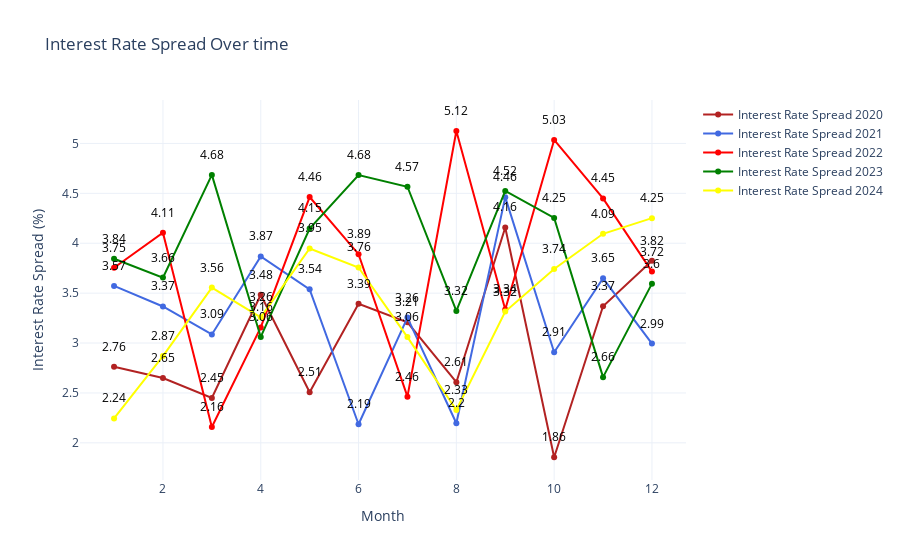

Notebook source saved alongside this figure:
### Code cell
fig = go.Figure()

# Add traces for each year with custom colors
fig.add_trace(go.Scatter(x=df['month'], y=df_2020['interest_rate_spread'], name='Interest Rate Spread 2020',mode='markers+lines',line=dict(color='firebrick',width=2)))
fig.add_trace(go.Scatter(x=df['month'], y=df_2021['interest_rate_spread'], name='Interest Rate Spread 2021',mode='markers+lines',line=dict(color='royalblue',width=2)))
fig.add_trace(go.Scatter(x=df['month'], y=df_2022['interest_rate_spread'], name='Interest Rate Spread 2022',mode='markers+lines',line=dict(color='red',width=2)))
fig.add_trace(go.Scatter(x=df['month'], y=df_2023['interest_rate_spread'], name='Interest Rate Spread 2023',mode='markers+lines',line=dict(color='green',width=2)))
fig.add_trace(go.Scatter(x=df['month'], y=df_2024['interest_rate_spread'], name='Interest Rate Spread 2024',mode='markers+lines',line=dict(color='yellow',width=2)))

# Add annotations for each point
for year, data in zip(range(2020, 2025), [df_2020, df_2021, df_2022, df_2023, df_2024]):
    for month, spread in zip(data['month'], data['interest_rate_spread']):
        fig.add_annotation(x=month, y=spread,
                           text=str(round(spread, 2)),
                           showarrow=False,
                           font=dict(color="black"),
                           xanchor='center', yanchor='bottom', yshift=10)
        
fig.update_layout(title='Interest Rate Spread Over time',
                   xaxis_title='Month',
                   yaxis_title='Interest Rate Spread (%)',template='plotly_white')

fig.show()

### Figure 1 — Plotly figure (JSON) as saved in the notebook; plotly's stock layout.template omitted (floating-point values rounded to 4 significant figures)
{"data": [{"line": {"color": "firebrick", "width": 2}, "mode": "markers+lines", "name": "Interest Rate Spread 2020", "type": "scatter", "x": [1, 2, 3, 4, 5, 6, 7, 8, 9, 10, 11, 12, 1, 2, 3, 4, 5, 6, 7, 8, 9, 10, 11, 12, 1, 2, 3, 4, 5, 6, 7, 8, 9, 10, 11, 12, 1, 2, 3, 4, 5, 6, 7, 8, 9, 10, 11, 12, 1, 2, 3, 4, 5, 6, 7, 8, 9, 10, 11, 12], "y": [2.762, 2.65, 2.45, 3.484, 2.507, 3.393, 3.207, 2.608, 4.158, 1.856, 3.369, 3.825]}, {"line": {"color": "royalblue", "width": 2}, "mode": "markers+lines", "name": "Interest Rate Spread 2021", "type": "scatter", "x": [1, 2, 3, 4, 5, 6, 7, 8, 9, 10, 11, 12, 1, 2, 3, 4, 5, 6, 7, 8, 9, 10, 11, 12, 1, 2, 3, 4, 5, 6, 7, 8, 9, 10, 11, 12, 1, 2, 3, 4, 5, 6, 7, 8, 9, 10, 11, 12, 1, 2, 3, 4, 5, 6, 7, 8, 9, 10, 11, 12], "y": [3.572, 3.366, 3.086, 3.867, 3.538, 2.186, 3.255, 2.197, 4.462, 2.908, 3.648, 2.995]}, {"line": {"color": "red", "width": 2}, "mode": "markers+lines", "name": "Interest Rate Spread 2022", "type": "scatter", "x": [1, 2, 3, 4, 5, 6, 7, 8, 9, 10, 11, 12, 1, 2, 3, 4, 5, 6, 7, 8, 9, 10, 11, 12, 1, 2, 3, 4, 5, 6, 7, 8, 9, 10, 11, 12, 1, 2, 3, 4, 5, 6, 7, 8, 9, 10, 11, 12, 1, 2, 3, 4, 5, 6, 7, 8, 9, 10, 11, 12], "y": [3.755, 4.106, 2.159, 3.157, 4.463, 3.891, 2.463, 5.124, 3.336, 5.035, 4.449, 3.716]}, {"line": {"color": "green", "width": 2}, "mode": "markers+lines", "name": "Interest Rate Spread 2023", "type": "scatter", "x": [1, 2, 3, 4, 5, 6, 7, 8, 9, 10, 11, 12, 1, 2, 3, 4, 5, 6, 7, 8, 9, 10, 11, 12, 1, 2, 3, 4, 5, 6, 7, 8, 9, 10, 11, 12, 1, 2, 3, 4, 5, 6, 7, 8, 9, 10, 11, 12, 1, 2, 3, 4, 5, 6, 7, 8, 9, 10, 11, 12], "y": [3.844, 3.655, 4.685, 3.061, 4.148, 4.684, 4.566, 3.321, 4.524, 4.253, 2.658, 3.595]}, {"line": {"color": "yellow", "width": 2}, "mode": "markers+lines", "name": "Interest Rate Spread 2024", "type": "scatter", "x": [1, 2, 3, 4, 5, 6, 7, 8, 9, 10, 11, 12, 1, 2, 3, 4, 5, 6, 7, 8, 9, 10, 11, 12, 1, 2, 3, 4, 5, 6, 7, 8, 9, 10, 11, 12, 1, 2, 3, 4, 5, 6, 7, 8, 9, 10, 11, 12, 1, 2, 3, 4, 5, 6, 7, 8, 9, 10, 11, 12], "y": [2.245, 2.869, 3.555, 3.257, 3.948, 3.757, 3.059, 2.329, 3.316, 3.741, 4.095, 4.251]}], "layout": {"annotations": [{"font": {"color": "black"}, "showarrow": false, "text": "2.76", "x": 1, "xanchor": "center", "y": 2.762, "yanchor": "bottom", "yshift": 10}, {"font": {"color": "black"}, "showarrow": false, "text": "2.65", "x": 2, "xanchor": "center", "y": 2.65, "yanchor": "bottom", "yshift": 10}, {"font": {"color": "black"}, "showarrow": false, "text": "2.45", "x": 3, "xanchor": "center", "y": 2.45, "yanchor": "bottom", "yshift": 10}, {"font": {"color": "black"}, "showarrow": false, "text": "3.48", "x": 4, "xanchor": "center", "y": 3.484, "yanchor": "bottom", "yshift": 10}, {"font": {"color": "black"}, "showarrow": false, "text": "2.51", "x": 5, "xanchor": "center", "y": 2.507, "yanchor": "bottom", "yshift": 10}, {"font": {"color": "black"}, "showarrow": false, "text": "3.39", "x": 6, "xanchor": "center", "y": 3.393, "yanchor": "bottom", "yshift": 10}, {"font": {"color": "black"}, "showarrow": false, "text": "3.21", "x": 7, "xanchor": "center", "y": 3.207, "yanchor": "bottom", "yshift": 10}, {"font": {"color": "black"}, "showarrow": false, "text": "2.61", "x": 8, "xanchor": "center", "y": 2.608, "yanchor": "bottom", "yshift": 10}, {"font": {"color": "black"}, "showarrow": false, "text": "4.16", "x": 9, "xanchor": "center", "y": 4.158, "yanchor": "bottom", "yshift": 10}, {"font": {"color": "black"}, "showarrow": false, "text": "1.86", "x": 10, "xanchor": "center", "y": 1.856, "yanchor": "bottom", "yshift": 10}, {"font": {"color": "black"}, "showarrow": false, "text": "3.37", "x": 11, "xanchor": "center", "y": 3.369, "yanchor": "bottom", "yshift": 10}, {"font": {"color": "black"}, "showarrow": false, "text": "3.82", "x": 12, "xanchor": "center", "y": 3.825, "yanchor": "bottom", "yshift": 10}, {"font": {"color": "black"}, "showarrow": false, "text": "3.57", "x": 1, "xanchor": "center", "y": 3.572, "yanchor": "bottom", "yshift": 10}, {"font": {"color": "black"}, "showarrow": false, "text": "3.37", "x": 2, "xanchor": "center", "y": 3.366, "yanchor": "bottom", "yshift": 10}, {"font": {"color": "black"}, "showarrow": false, "text": "3.09", "x": 3, "xanchor": "center", "y": 3.086, "yanchor": "bottom", "yshift": 10}, {"font": {"color": "black"}, "showarrow": false, "text": "3.87", "x": 4, "xanchor": "center", "y": 3.867, "yanchor": "bottom", "yshift": 10}, {"font": {"color": "black"}, "showarrow": false, "text": "3.54", "x": 5, "xanchor": "center", "y": 3.538, "yanchor": "bottom", "yshift": 10}, {"font": {"color": "black"}, "showarrow": false, "text": "2.19", "x": 6, "xanchor": "center", "y": 2.186, "yanchor": "bottom", "yshift": 10}, {"font": {"color": "black"}, "showarrow": false, "text": "3.26", "x": 7, "xanchor": "center", "y": 3.255, "yanchor": "bottom", "yshift": 10}, {"font": {"color": "black"}, "showarrow": false, "text": "2.2", "x": 8, "xanchor": "center", "y": 2.197, "yanchor": "bottom", "yshift": 10}, {"font": {"color": "black"}, "showarrow": false, "text": "4.46", "x": 9, "xanchor": "center", "y": 4.462, "yanchor": "bottom", "yshift": 10}, {"font": {"color": "black"}, "showarrow": false, "text": "2.91", "x": 10, "xanchor": "center", "y": 2.908, "yanchor": "bottom", "yshift": 10}, {"font": {"color": "black"}, "showarrow": false, "text": "3.65", "x": 11, "xanchor": "center", "y": 3.648, "yanchor": "bottom", "yshift": 10}, {"font": {"color": "black"}, "showarrow": false, "text": "2.99", "x": 12, "xanchor": "center", "y": 2.995, "yanchor": "bottom", "yshift": 10}, {"font": {"color": "black"}, "showarrow": false, "text": "3.75", "x": 1, "xanchor": "center", "y": 3.755, "yanchor": "bottom", "yshift": 10}, {"font": {"color": "black"}, "showarrow": false, "text": "4.11", "x": 2, "xanchor": "center", "y": 4.106, "yanchor": "bottom", "yshift": 10}, {"font": {"color": "black"}, "showarrow": false, "text": "2.16", "x": 3, "xanchor": "center", "y": 2.159, "yanchor": "bottom", "yshift": 10}, {"font": {"color": "black"}, "showarrow": false, "text": "3.16", "x": 4, "xanchor": "center", "y": 3.157, "yanchor": "bottom", "yshift": 10}, {"font": {"color": "black"}, "showarrow": false, "text": "4.46", "x": 5, "xanchor": "center", "y": 4.463, "yanchor": "bottom", "yshift": 10}, {"font": {"color": "black"}, "showarrow": false, "text": "3.89", "x": 6, "xanchor": "center", "y": 3.891, "yanchor": "bottom", "yshift": 10}, {"font": {"color": "black"}, "showarrow": false, "text": "2.46", "x": 7, "xanchor": "center", "y": 2.463, "yanchor": "bottom", "yshift": 10}, {"font": {"color": "black"}, "showarrow": false, "text": "5.12", "x": 8, "xanchor": "center", "y": 5.124, "yanchor": "bottom", "yshift": 10}, {"font": {"color": "black"}, "showarrow": false, "text": "3.34", "x": 9, "xanchor": "center", "y": 3.336, "yanchor": "bottom", "yshift": 10}, {"font": {"color": "black"}, "showarrow": false, "text": "5.03", "x": 10, "xanchor": "center", "y": 5.035, "yanchor": "bottom", "yshift": 10}, {"font": {"color": "black"}, "showarrow": false, "text": "4.45", "x": 11, "xanchor": "center", "y": 4.449, "yanchor": "bottom", "yshift": 10}, {"font": {"color": "black"}, "showarrow": false, "text": "3.72", "x": 12, "xanchor": "center", "y": 3.716, "yanchor": "bottom", "yshift": 10}, {"font": {"color": "black"}, "showarrow": false, "text": "3.84", "x": 1, "xanchor": "center", "y": 3.844, "yanchor": "bottom", "yshift": 10}, {"font": {"color": "black"}, "showarrow": false, "text": "3.66", "x": 2, "xanchor": "center", "y": 3.655, "yanchor": "bottom", "yshift": 10}, {"font": {"color": "black"}, "showarrow": false, "text": "4.68", "x": 3, "xanchor": "center", "y": 4.685, "yanchor": "bottom", "yshift": 10}, {"font": {"color": "black"}, "showarrow": false, "text": "3.06", "x": 4, "xanchor": "center", "y": 3.061, "yanchor": "bottom", "yshift": 10}, {"font": {"color": "black"}, "showarrow": false, "text": "4.15", "x": 5, "xanchor": "center", "y": 4.148, "yanchor": "bottom", "yshift": 10}, {"font": {"color": "black"}, "showarrow": false, "text": "4.68", "x": 6, "xanchor": "center", "y": 4.684, "yanchor": "bottom", "yshift": 10}, {"font": {"color": "black"}, "showarrow": false, "text": "4.57", "x": 7, "xanchor": "center", "y": 4.566, "yanchor": "bottom", "yshift": 10}, {"font": {"color": "black"}, "showarrow": false, "text": "3.32", "x": 8, "xanchor": "center", "y": 3.321, "yanchor": "bottom", "yshift": 10}, {"font": {"color": "black"}, "showarrow": false, "text": "4.52", "x": 9, "xanchor": "center", "y": 4.524, "yanchor": "bottom", "yshift": 10}, {"font": {"color": "black"}, "showarrow": false, "text": "4.25", "x": 10, "xanchor": "center", "y": 4.253, "yanchor": "bottom", "yshift": 10}, {"font": {"color": "black"}, "showarrow": false, "text": "2.66", "x": 11, "xanchor": "center", "y": 2.658, "yanchor": "bottom", "yshift": 10}, {"font": {"color": "black"}, "showarrow": false, "text": "3.6", "x": 12, "xanchor": "center", "y": 3.595, "yanchor": "bottom", "yshift": 10}, {"font": {"color": "black"}, "showarrow": false, "text": "2.24", "x": 1, "xanchor": "center", "y": 2.245, "yanchor": "bottom", "yshift": 10}, {"font": {"color": "black"}, "showarrow": false, "text": "2.87", "x": 2, "xanchor": "center", "y": 2.869, "yanchor": "bottom", "yshift": 10}, {"font": {"color": "black"}, "showarrow": false, "text": "3.56", "x": 3, "xanchor": "center", "y": 3.555, "yanchor": "bottom", "yshift": 10}, {"font": {"color": "black"}, "showarrow": false, "text": "3.26", "x": 4, "xanchor": "center", "y": 3.257, "yanchor": "bottom", "yshift": 10}, {"font": {"color": "black"}, "showarrow": false, "text": "3.95", "x": 5, "xanchor": "center", "y": 3.948, "yanchor": "bottom", "yshift": 10}, {"font": {"color": "black"}, "showarrow": false, "text": "3.76", "x": 6, "xanchor": "center", "y": 3.757, "yanchor": "bottom", "yshift": 10}, {"font": {"color": "black"}, "showarrow": false, "text": "3.06", "x": 7, "xanchor": "center", "y": 3.059, "yanchor": "bottom", "yshift": 10}, {"font": {"color": "black"}, "showarrow": false, "text": "2.33", "x": 8, "xanchor": "center", "y": 2.329, "yanchor": "bottom", "yshift": 10}, {"font": {"color": "black"}, "showarrow": false, "text": "3.32", "x": 9, "xanchor": "center", "y": 3.316, "yanchor": "bottom", "yshift": 10}, {"font": {"color": "black"}, "showarrow": false, "text": "3.74", "x": 10, "xanchor": "center", "y": 3.741, "yanchor": "bottom", "yshift": 10}, {"font": {"color": "black"}, "showarrow": false, "text": "4.09", "x": 11, "xanchor": "center", "y": 4.095, "yanchor": "bottom", "yshift": 10}, {"font": {"color": "black"}, "showarrow": false, "text": "4.25", "x": 12, "xanchor": "center", "y": 4.251, "yanchor": "bottom", "yshift": 10}], "title": {"text": "Interest Rate Spread Over time"}, "xaxis": {"title": {"text": "Month"}}, "yaxis": {"title": {"text": "Interest Rate Spread (%)"}}}}
